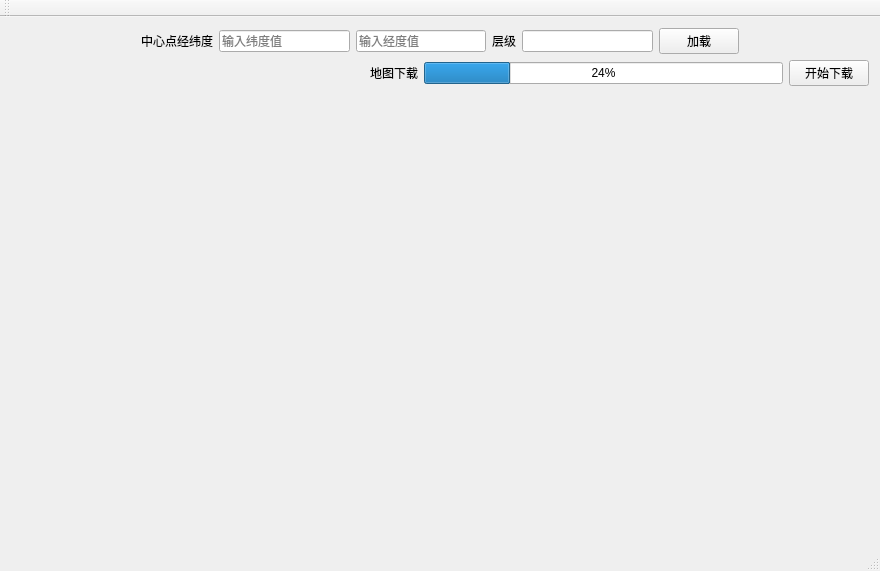
<?xml version="1.0" encoding="UTF-8"?>
<ui version="4.0">
 <class>MainWindow</class>
 <widget class="QMainWindow" name="MainWindow">
  <property name="geometry">
   <rect>
    <x>0</x>
    <y>0</y>
    <width>880</width>
    <height>571</height>
   </rect>
  </property>
  <property name="windowTitle">
   <string>MainWindow</string>
  </property>
  <widget class="QWidget" name="centralWidget">
   <layout class="QVBoxLayout" name="verticalLayout" stretch="1,1,10">
    <item>
     <layout class="QHBoxLayout" name="horizontalLayout">
      <item>
       <spacer name="horizontalSpacer">
        <property name="orientation">
         <enum>Qt::Horizontal</enum>
        </property>
        <property name="sizeHint" stdset="0">
         <size>
          <width>40</width>
          <height>20</height>
         </size>
        </property>
       </spacer>
      </item>
      <item>
       <widget class="QLabel" name="label">
        <property name="text">
         <string>中心点经纬度</string>
        </property>
       </widget>
      </item>
      <item>
       <widget class="QLineEdit" name="lat">
        <property name="placeholderText">
         <string>输入纬度值</string>
        </property>
       </widget>
      </item>
      <item>
       <widget class="QLineEdit" name="lon">
        <property name="placeholderText">
         <string>输入经度值</string>
        </property>
       </widget>
      </item>
      <item>
       <widget class="QLabel" name="label_3">
        <property name="text">
         <string>层级</string>
        </property>
       </widget>
      </item>
      <item>
       <widget class="QLineEdit" name="zoom"/>
      </item>
      <item>
       <widget class="QPushButton" name="load">
        <property name="text">
         <string>加载</string>
        </property>
       </widget>
      </item>
      <item>
       <spacer name="horizontalSpacer_2">
        <property name="orientation">
         <enum>Qt::Horizontal</enum>
        </property>
        <property name="sizeHint" stdset="0">
         <size>
          <width>40</width>
          <height>20</height>
         </size>
        </property>
       </spacer>
      </item>
     </layout>
    </item>
    <item>
     <layout class="QHBoxLayout" name="horizontalLayout_2">
      <item>
       <spacer name="horizontalSpacer_3">
        <property name="orientation">
         <enum>Qt::Horizontal</enum>
        </property>
        <property name="sizeHint" stdset="0">
         <size>
          <width>40</width>
          <height>20</height>
         </size>
        </property>
       </spacer>
      </item>
      <item>
       <widget class="QLabel" name="label_2">
        <property name="text">
         <string>地图下载</string>
        </property>
       </widget>
      </item>
      <item>
       <widget class="QProgressBar" name="progressBar">
        <property name="value">
         <number>24</number>
        </property>
       </widget>
      </item>
      <item>
       <widget class="QPushButton" name="download">
        <property name="text">
         <string>开始下载</string>
        </property>
       </widget>
      </item>
     </layout>
    </item>
    <item>
     <widget class="zchxMapWidget" name="ecdis" native="true"/>
    </item>
   </layout>
  </widget>
  <widget class="QMenuBar" name="menuBar">
   <property name="geometry">
    <rect>
     <x>0</x>
     <y>0</y>
     <width>880</width>
     <height>23</height>
    </rect>
   </property>
  </widget>
  <widget class="QToolBar" name="mainToolBar">
   <attribute name="toolBarArea">
    <enum>TopToolBarArea</enum>
   </attribute>
   <attribute name="toolBarBreak">
    <bool>false</bool>
   </attribute>
  </widget>
  <widget class="QStatusBar" name="statusBar"/>
 </widget>
 <layoutdefault spacing="6" margin="11"/>
 <customwidgets>
  <customwidget>
   <class>zchxMapWidget</class>
   <extends>QWidget</extends>
   <header location="global">zchxmapwidget.h</header>
   <container>1</container>
  </customwidget>
 </customwidgets>
 <resources/>
 <connections/>
</ui>
